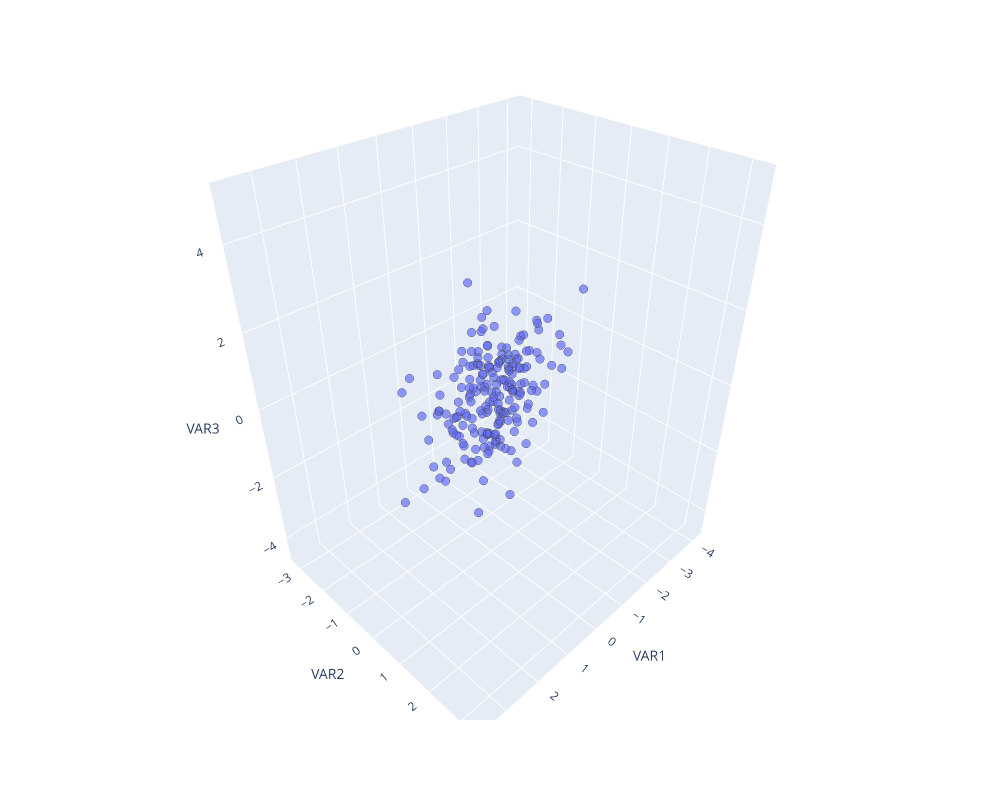

Notebook code cell kept with this figure:
### Code cell
fig = px.scatter_3d(var, x=0, y=1, z=2, opacity=0.7)

fig.update_traces(marker=dict(size=5, line=dict(width=.25)), showlegend=False)
fig.update_layout(coloraxis_showscale=False, width=1000, height=800, scene=dict(
        xaxis=dict(title='VAR1'),
        yaxis=dict(title='VAR2'),
        zaxis=dict(title='VAR3')
    ))
fig.show()

### Figure 1 — Plotly figure (JSON) as saved in the notebook; plotly's stock layout.template omitted (floating-point values rounded to 4 significant figures; data arrays with more than 128 entries replaced by an {"elided": "..."} marker saying what was removed)
{"data": [{"hovertemplate": "0=%{x}<br>1=%{y}<br>2=%{z}<extra></extra>", "legendgroup": "", "marker": {"color": "#636efa", "line": {"width": 0.25}, "opacity": 0.7, "size": 5, "symbol": "circle"}, "mode": "markers", "name": "", "scene": "scene", "showlegend": false, "type": "scatter3d", "x": {"elided": "200 float values"}, "y": {"elided": "200 float values"}, "z": {"elided": "200 float values"}}], "layout": {"coloraxis": {"showscale": false}, "height": 800, "legend": {"tracegroupgap": 0}, "margin": {"t": 60}, "scene": {"domain": {"x": [0, 1], "y": [0, 1]}, "xaxis": {"title": {"text": "VAR1"}}, "yaxis": {"title": {"text": "VAR2"}}, "zaxis": {"title": {"text": "VAR3"}}}, "width": 1000}}
